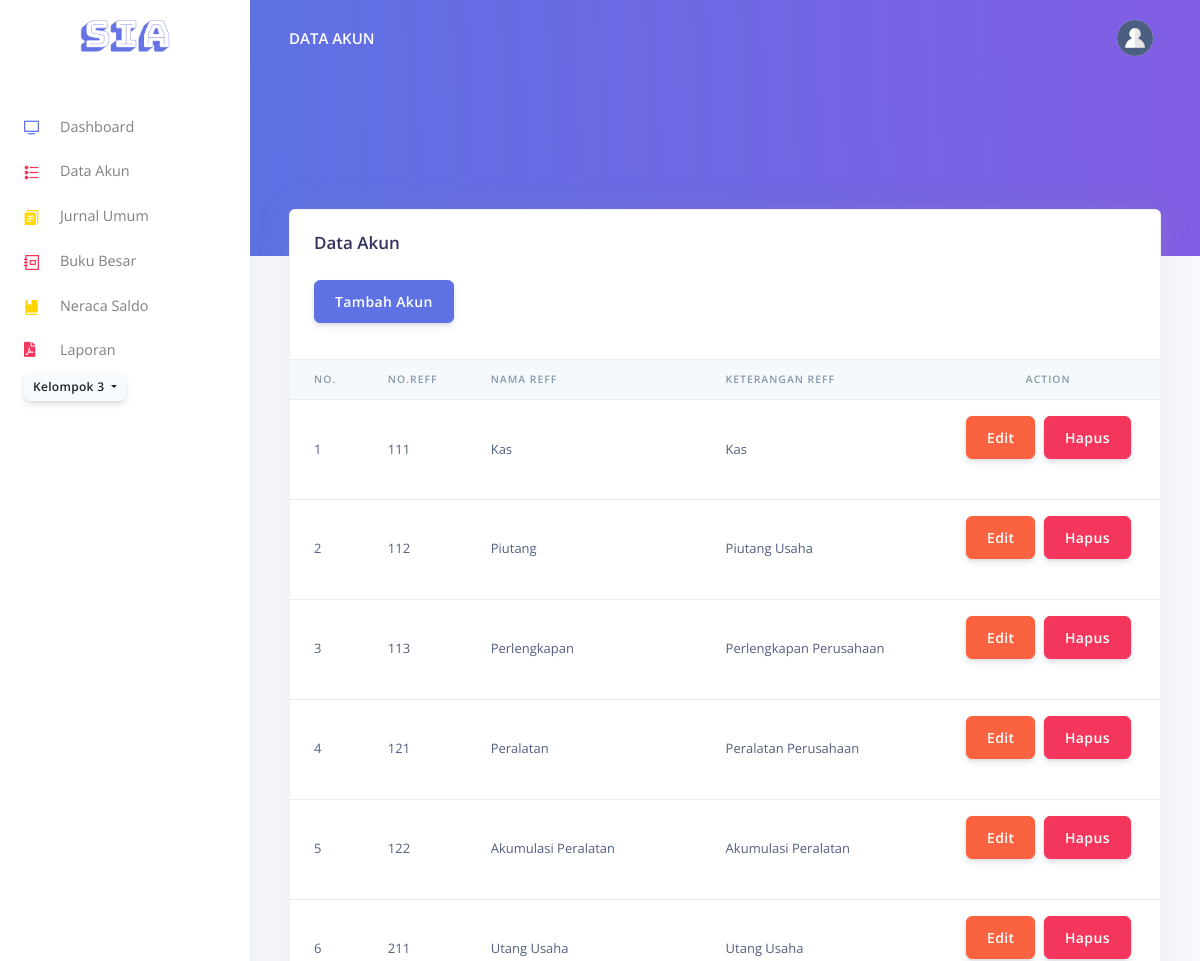
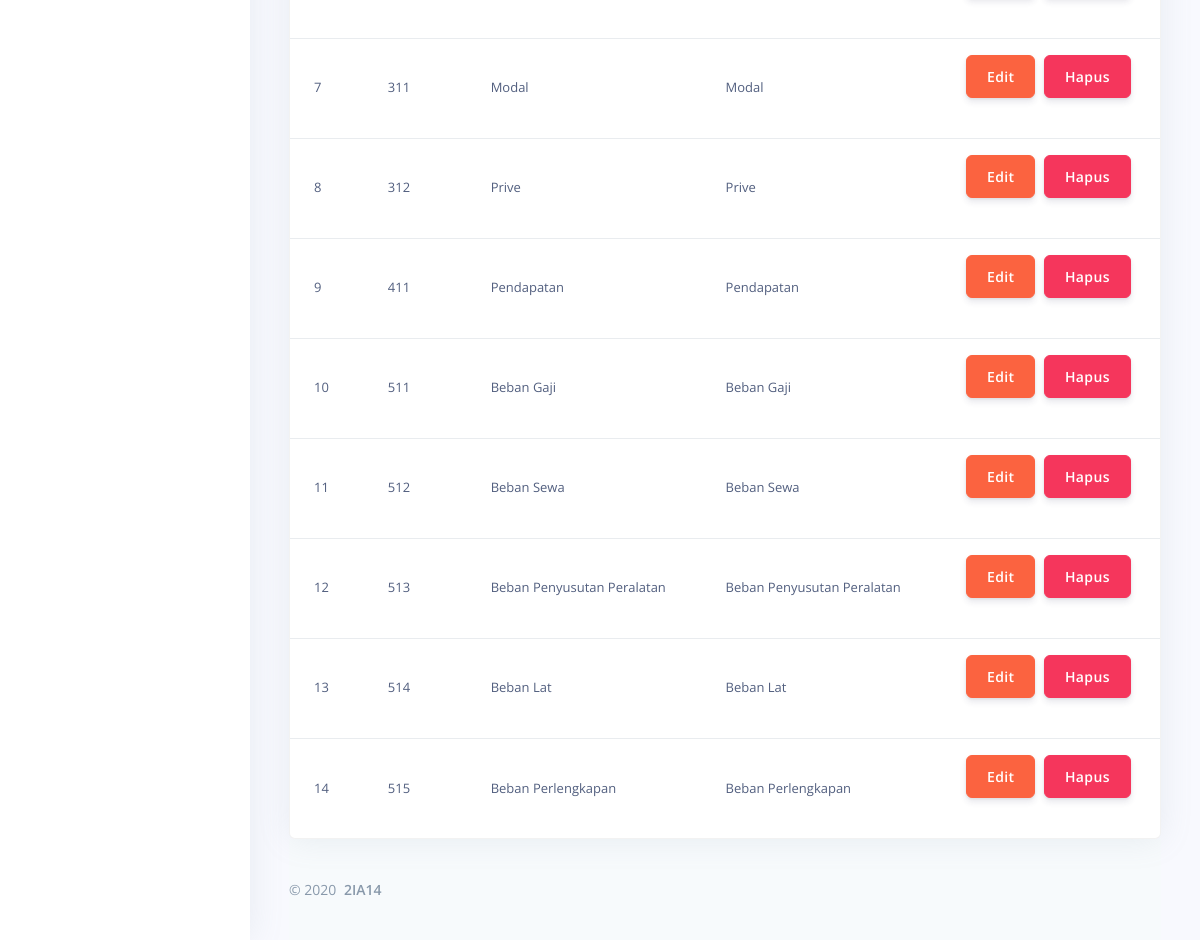
The app's page /index.php/user/dataAkun with its own data (2 pictures, top to bottom).
### tables this page shows
CREATE TABLE `akun` (
  `no_reff` int(11) NOT NULL,
  `id_user` int(11) NOT NULL,
  `nama_reff` varchar(40) NOT NULL,
  `keterangan` varchar(40) NOT NULL
);

### application/views/template.php (called while the page is built, shortened)
<?php
$this->load->view('template/header');
$this->load->view($content);

### application/controllers/User.php (called while the page is built, shortened)
<?php
class User extends CI_Controller{
    public function __construct(){
        $this->load->helper(['url','form','sia','tgl_indo']);
        $this->load->library(['session','form_validation']);
        $this->load->model('Akun_model','akun',true);
        $this->load->model('Jurnal_model','jurnal',true);
        $this->load->model('User_model','user',true);
    }
    public function dataAkun(){
        $dataAkun = $this->akun->getAkun();
        $this->load->view('template',compact('content','dataAkun','titleTag'));
    }
}

### index.php (called while the page is built, shortened)
<?php
require_once BASEPATH.'core/CodeIgniter.php';

### application/models/Akun_model.php (called while the page is built, shortened)
<?php
class Akun_model extends CI_Model{
    private $table = 'akun';
    public function getAkun(){
        return $this->db->get($this->table)->result();
    }
}

### application/views/user/data_akun.php (the view, shortened to what this page needs)
<div class="main-content">
  <nav class="navbar navbar-top navbar-expand-md navbar-dark" id="navbar-main">
    <div class="container-fluid">
      <a class="h4 mb-0 text-white text-uppercase d-none d-lg-inline-block" href="./index.html">Data Akun</a>
      <ul class="navbar-nav align-items-center d-none d-md-flex">
        <li class="nav-item dropdown">
          <a class="nav-link pr-0" href="#" role="button" data-toggle="dropdown" aria-haspopup="true" aria-expanded="false">
            <div class="media align-items-center">
              <span class="avatar avatar-sm rounded-circle">
                <img alt="Image placeholder" src="<?= base_url('assets/img/theme/team-4-800x800.jpg') ?>">
              </span>
            </div>
          </a>
        </li>
      </ul>
    </div>
  </nav>
  <div class="header bg-gradient-primary pb-8 pt-5 pt-md-8">
  </div>
  <div class="container-fluid mt--7">
    <div class="row">
      <div class="col-xl-8 mb-5 mb-xl-0">
      </div>
    </div>
    <div class="row mt-5">
      <div class="col mb-5 mb-xl-0">
        <div class="card shadow">
          <div class="card-header border-0">
            <div class="row align-items-center">
              <div class="col">
                <h3 class="mb-0">Data Akun</h3>
              </div>
              <div class="col-12 my-3">
                <a href="<?= base_url('data_akun/tambah') ?>" class="btn btn-primary mt-2">Tambah Akun</a>
              </div>
            </div>
          </div>
          <div class="table-responsive">
            <table class="table align-items-center table-flush">
              <thead class="thead-light">
                <tr>
                  <th scope="col">No.</th>
                  <th scope="col">No.Reff</th>
                  <th scope="col">Nama Reff</th>
                  <th scope="col">Keterangan Reff</th>
                  <th scope="col" class="text-center">Action</th>
                </tr>
              </thead>
              <tbody>
                <?php
                  $no = 1;
                  foreach($dataAkun as $row):
                ?>
                <tr>
                  <td>
                    <?= $no++ ?>
                  </td>
                  <td>
                    <?= $row->no_reff ?>
                  </td>
                  <td>
                  <?= $row->nama_reff ?>
                  </td>
                  <td>
                  <?= $row->keterangan ?>
                  </td>
                  <td class="d-flex justify-content-center">
                      <a href="<?= base_url('data_akun/edit/'.$row->no_reff) ?>" class="btn btn-warning mb-4">Edit</a>
                      <?= form_open('data_akun/hapus',['class'=>'form'],['id'=>$row->no_reff]) ?>
                      <?= form_button(['type'=>'submit','content'=>'Hapus','class'=>'btn btn-danger hapus']) ?>
                      <?= form_close() ?>
                  </td>
                </tr>
                <?php endforeach; ?>
              </tbody>
            </table>
          </div>
        </div>
      </div>
    </div>

### records on screen
akun: no_reff "111", nama_reff "Kas", keterangan "Kas"
akun: no_reff "112", nama_reff "Piutang", keterangan "Piutang Usaha"
akun: no_reff "113", nama_reff "Perlengkapan", keterangan "Perlengkapan Perusahaan"
akun: no_reff "121", nama_reff "Peralatan", keterangan "Peralatan Perusahaan"
akun: no_reff "122", nama_reff "Akumulasi Peralatan", keterangan "Akumulasi Peralatan"
akun: no_reff "211", nama_reff "Utang Usaha", keterangan "Utang Usaha"
akun: no_reff "311", nama_reff "Modal", keterangan "Modal"
akun: no_reff "312", nama_reff "Prive", keterangan "Prive"
akun: no_reff "411", nama_reff "Pendapatan", keterangan "Pendapatan"
akun: no_reff "511", nama_reff "Beban Gaji", keterangan "Beban Gaji"
akun: no_reff "512", nama_reff "Beban Sewa", keterangan "Beban Sewa"
akun: no_reff "513", nama_reff "Beban Penyusutan Peralatan", keterangan "Beban Penyusutan Peralatan"
akun: no_reff "514", nama_reff "Beban Lat", keterangan "Beban Lat"
akun: no_reff "515", nama_reff "Beban Perlengkapan", keterangan "Beban Perlengkapan"
